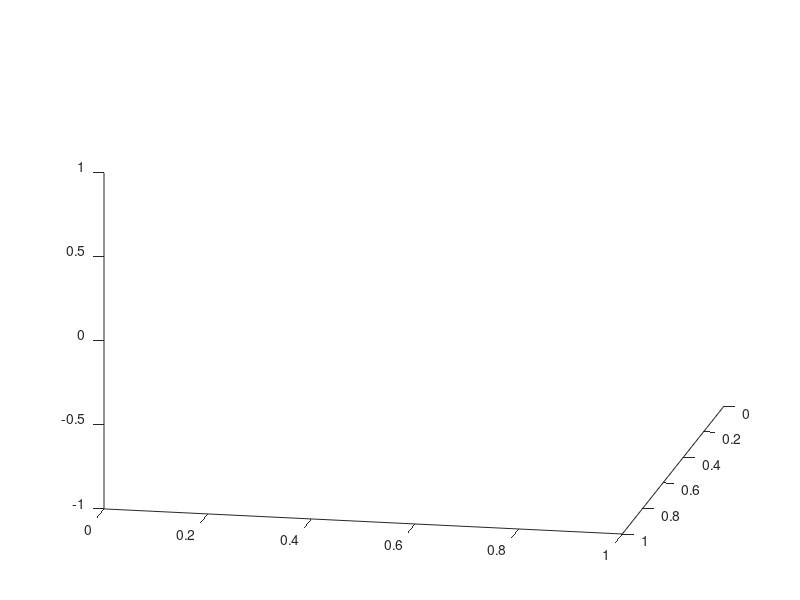

Source code (MATLAB): (Note: this script raises an error after producing the figure.)


a = ones(128,128,127);

for i=1:64
    a(128-i:128, :,i) = 0;
end

a(:,:,65:127) = a(:,:,63:-1:1);


%%

az1 = 121.7000;
el1 = 10.8000;

%%
fH = figure('Position', [148 554 560 420]);

% applies two lights
view([-132.3000 2.8]);
camlight

view([101.1 21.2]);
camlight

%%

% surface, bottom (S1)
coords = [104 64 40];

% surface, front (S2)
coords = [85 64 19];
% 
% % surface, side (S3)
% coords = [85 84 40];
% 
% % still spatial corner (C1)
coords = [65 84 20];
% 
% % still spatial edge (E1)
% coords = [104 64 20];
% 
% % still spatial edge (E2)
% coords = [104 84 40];
% 
% % still spatial edge (E3)
% coords = [85 84 20];

% surface, bottom (SI1)
coords = [(129-90+40) 64 90];

% surface, side (SIDE, weird behaviour)
coords = [85 84 65];

%%

clear COEFFS idxs
[COEFFS,idxs,start_ind] = shearlet_transform_3D_fullwindow(a,coords(3),91,[0 1 1], 3, 1);

%%

figure(fH);
clf;

coords_show = [70 64 64];

% displays the structure

p = patch(isosurface(a > 0, 0, a));
p.FaceColor = 'interp';
p.EdgeColor = 'none';

colormap([0 0.85 0.55])

% isosurface(a > 0);
axis([0 128 0 128 0 128]);
xlabel('y');
ylabel('x');
zlabel('time');

% applies two lights
% view([-132.3000 2.8]);
% camlight
% 
% view([101.1 21.2]);
% camlight

view([154.5000 10.8000]);
camlight
lighting phong 

% sets the main view of the structure
% view([109.5 10.98]);
view([19.3000 31.6000]);
camlight


view([48.1000 -27.6000]);
camlight
camlight

hold on;
plot3(coords_show(2), coords_show(1), coords_show(3), 'ro', 'MarkerSize', 5);
plot3(coords_show(2), coords_show(1), coords_show(3), 'ro', 'MarkerSize', 20);
hold off;

DESCR = shearlet_descriptor_for_point( COEFFS, coords_show(1), coords_show(2), coords_show(3), 2, idxs );
shearlet_show_descriptor(DESCR);

%%

clear COEFFS idxs
[COEFFS,idxs] = shearlet_transform_3D_fullwindow(a,46,127,[0 1 1], 3, 1);


%%

% parameters for the detection process
LOWER_THRESHOLD = 0.3;
SPT_WINDOW = 17;
SCALES = [3];
CONE_WEIGHTS = [1 1 1];

% detect spatio-temporal interesting points within the sequence

close all;
% 
% output_name = shearlet_create_video_outname( video_filename, SCALES, LOWER_THRESHOLD, SPT_WINDOW, CONE_WEIGHTS);

[COORDINATES, CHANGE_MAP] = shearlet_detect_points( VID(:,:,1:127), COEFFS, SCALES, [], LOWER_THRESHOLD, SPT_WINDOW, CONE_WEIGHTS, false);


%% 

permuted = false;

VIS_FG_MASKS = VID < 255;

% if(permuted)
%     VIS_FG_MASKS = permute(VIS_FG_MASKS,[3 2 1]);
% end
% 
close all;

comparison_3d_visualization_from_points(VIS_FG_MASKS, COORDINATES, permuted);

axis([0 128 0 128 0 128]);
xlabel('y');
ylabel('x');
zlabel('time');

view([az1 el1]);
